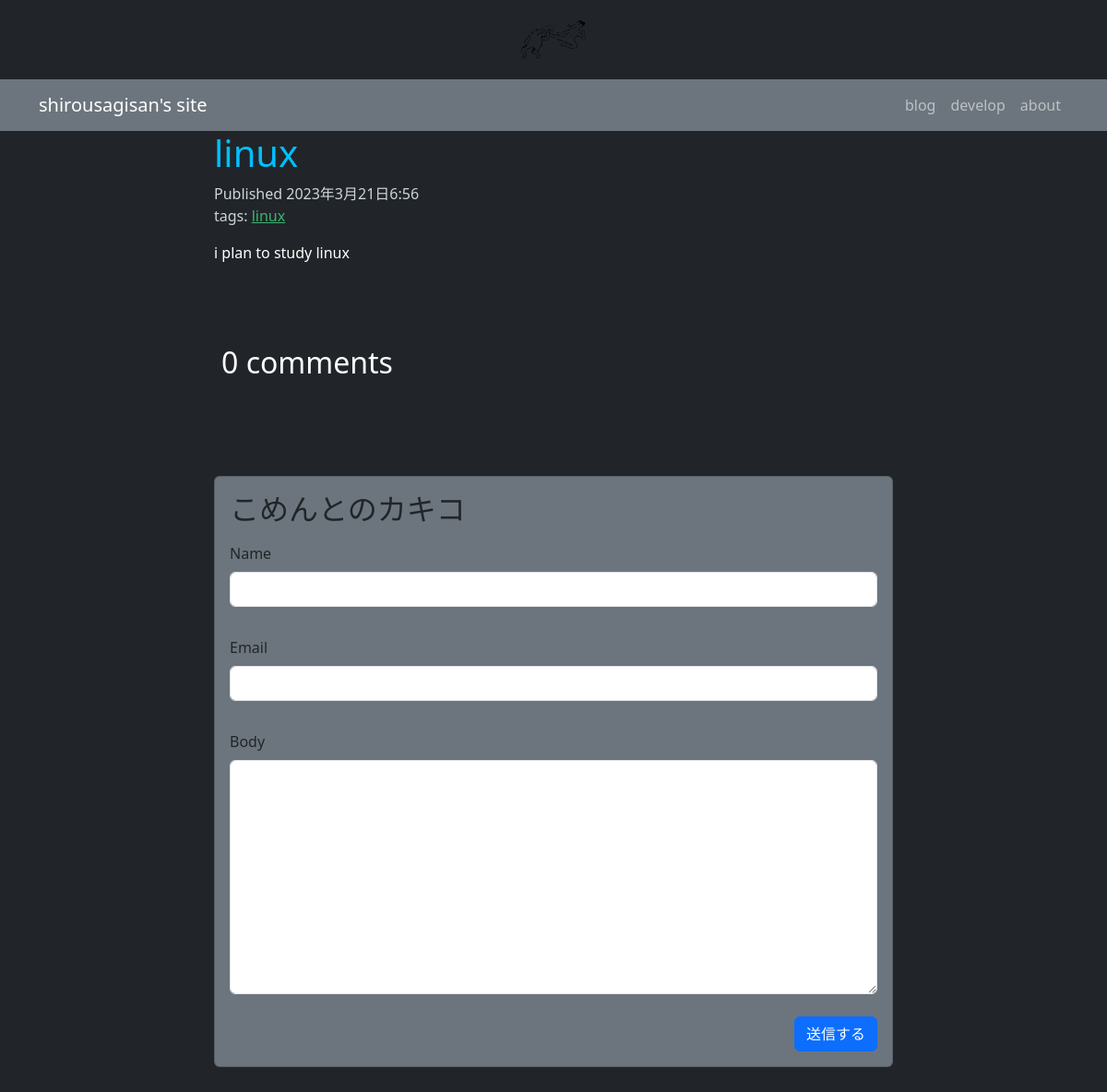
Screenshot of /blog/2023/3/21/linux/ with the database file from the repository.
### blog/models.py (models this page shows, shortened)
class Post(models.Model):
    class Status(models.TextChoices):
        DRAFT = "DF", "Draft"
        PUBLISHED = "PB", "Published"
    title = models.CharField(max_length=50)
    body = models.TextField()
    slug = models.SlugField()
    status = models.CharField(max_length=2
                                ,choices=Status.choices,
                                default=Status.DRAFT)
    publish = models.DateTimeField(default=timezone.datetime.now(pytz.timezone("Asia/Tokyo")))
    created = models.DateTimeField(auto_now_add=True)
    update = models.DateTimeField(auto_now=True)
    objects = models.Manager()
    published = PublishedManager()
    tags = TaggableManager()
    class Meta:
        ordering = ["-publish"]
        indexes = [
            models.Index(fields=["-publish"])
        ]

### blog/views.py (the view)
def post_detail(request, year, month, day, post):
    post = get_object_or_404(models.Post,
    status=models.Post.Status.PUBLISHED,
    slug=post,
    publish__year=year,
    publish__month=month,
    publish__day=day)
    comment = post.comments.filter(active=True)
    form = forms.CommentForm()
    return render(request,
                    'blog/detail.html',context={
                    'post': post,
                    "comment": comment,
                    "form": form
                    })

### blog/forms.py
class CommentForm(forms.ModelForm):
    class Meta:
        model = Comment
        fields = ["name", "email", "body"]

### blog/templatetags/blog_tags.py (called while the page is built)
@register.filter(name="markdown")
def markdown_format(text):
    return mark_safe(markdown.markdown(text))

### templates/blog/detail.html (shortened to what this page needs)
{% extends 'blog/base.html' %}
{% load blog_tags %}
{% block content %}
<div class="container">
  <div class="row justify-content-center">
    <div class="col-md-8" >
      <h1 style="color: #00bfff">{{ post.title }}</h1>
      <p class="date" style="color:#ccd5db">
      Published {{ post.publish }} <br>
      tags:
      {% for tag in post.tags.all %}
        <a href="{% url 'blog:post_list_by_tag' tag.slug %}" style="color:#3cb371">
          {{ tag.name }}
        </a>
      {% endfor %}
      </p>
      {{ post.body|markdown|truncatewords_html:30 }}
    </div>
  </div>
  {% with comment.count as total_comment %}
    <div class="container mt-4">
      <div class="row justify-content-center pt-5">
        <div class="col-md-8">
          <h2>
            {{ total_comment }} comment{{ total_comment|pluralize}}
          </h2>
        </div>
      </div>
    </div>
  {% endwith %}
  <div class="row justify-content-center mt-5">
    <div class="col-md-8 mt-5">
      <div class="card card-body text-dark bg-secondary">
        {% include "comment_form.html" %}
      </div>
    </div>
  </div>
</div>
{% endblock content %}

### rows the page displays
Post: title "linux", publish "2023年3月21日6:56", body "i plan to study linux"
Tag: name "linux"

### other values shown
{{ total_comment }} "0"
{{ field.label }} "Name" "Email" "Body"
